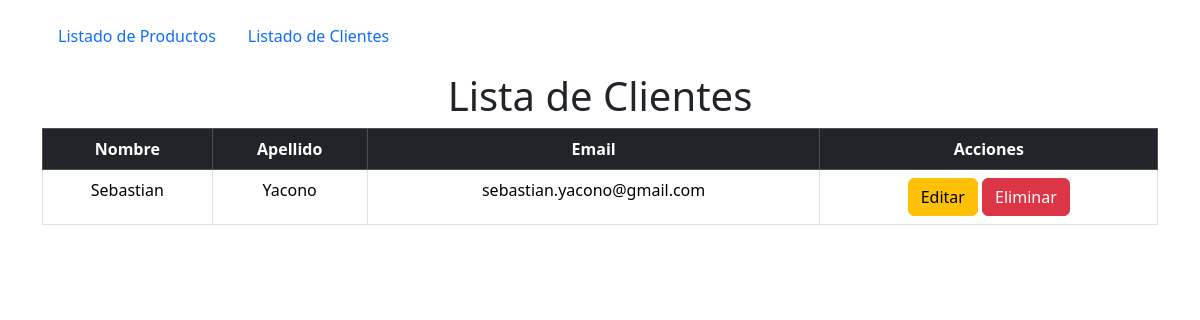
/clientes/, run on the app's committed database.
### clientes/models.py (models this page shows, shortened)
class Clientes(models.Model):
    nombre = models.CharField(max_length=30)
    apellido = models.CharField(max_length=30)
    email = models.EmailField()
    class Meta:
        db_table = ''
        managed = True
        verbose_name = 'Cliente'
        verbose_name_plural = 'Clientes'

### clientes/views.py (the view)
# urls.py: path('',listarClientes,name='listado_clientes'),
def listarClientes(request):
    listado_clientes = Clientes.objects.all()
    contexto = {'clientes': listado_clientes}
    return render(request,'listado_clientes.html',context=contexto)

### clientes/templates/listado_clientes.html (shortened to what this page needs)
{% extends 'base.html' %}
{% block contenido %}
<div class="container text-center">
    <h1>Lista de Clientes</h1>
<table class="table table-bordered table-hover text-center">
    <thead class="table-dark">
        <th>Nombre</th>
        <th>Apellido</th>
        <th>Email</th>
        <th>Acciones</th>
    </thead>
    <tbody>
        {% for cliente in clientes %}
        <tr>
            <td>{{cliente.nombre}}</td>
            <td>{{cliente.apellido}}</td>
            <td>{{cliente.email}}</td>
            <td>
                <a style="text-decoration: none;"  href="">
                    <button class="btn btn-warning">Editar</button>
                </a>
                <a style="text-decoration: none;"  href="">
                    <button class="btn btn-danger">Eliminar</button>
                </a>
            </td>
        </tr>
        {% endfor %}
    </tbody>
</table>
</div>
{% endblock contenido %}

### data on the page
Clientes: nombre "Sebastian", apellido "Yacono", email "sebastian.yacono@gmail.com"
